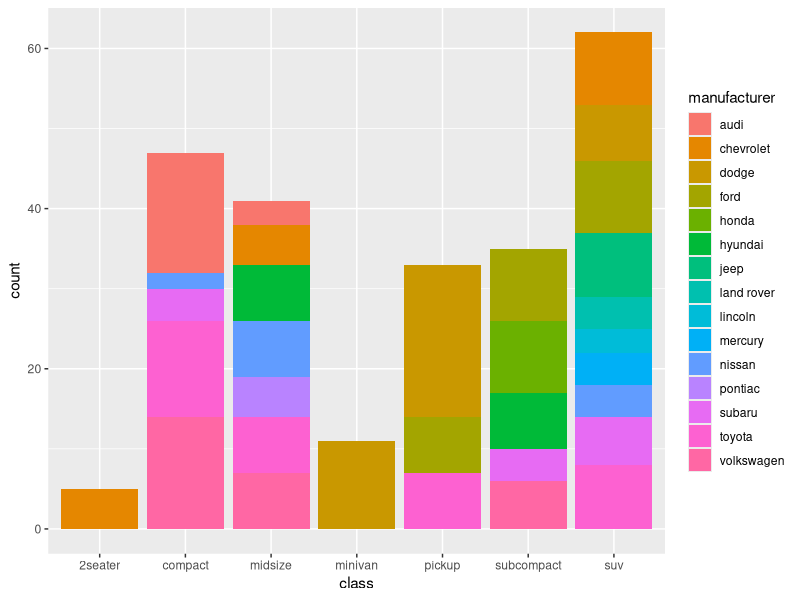
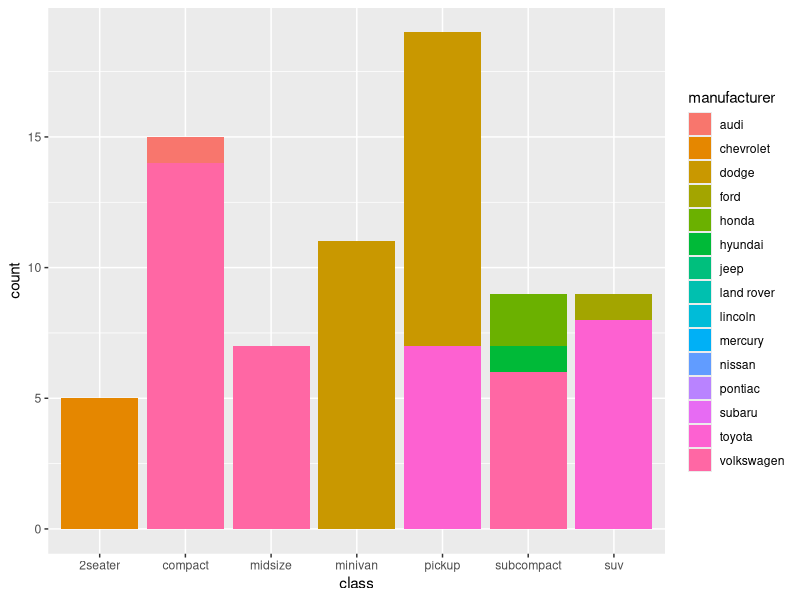
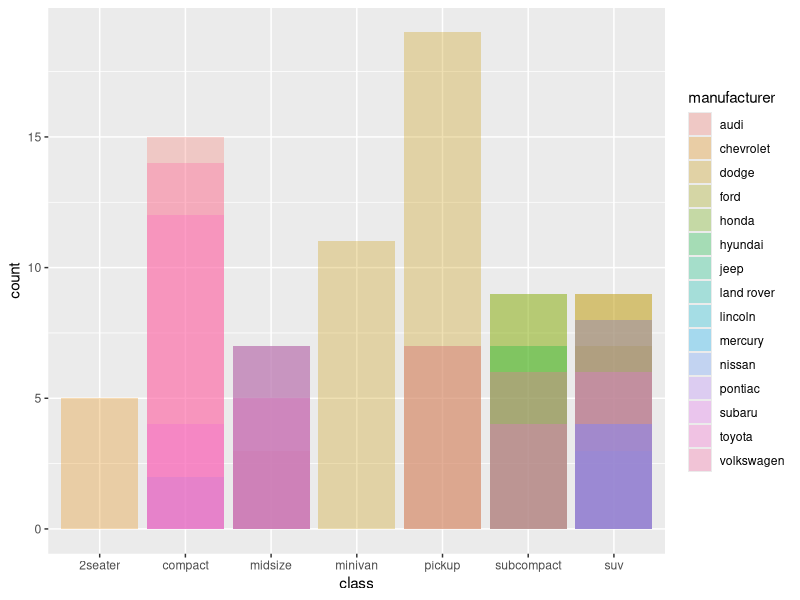
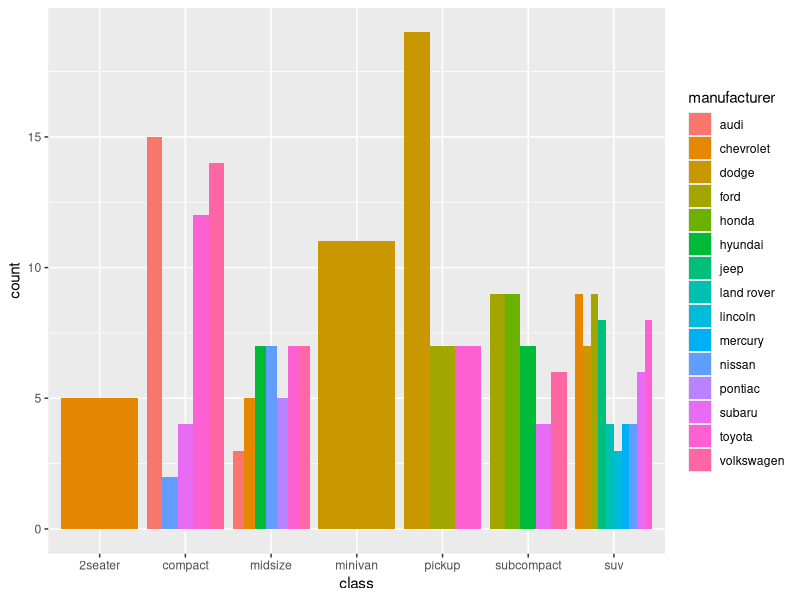
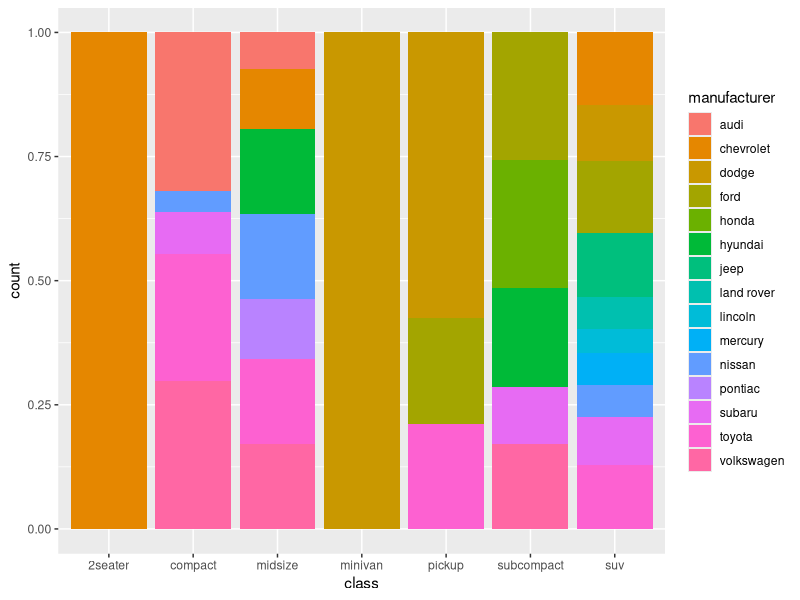
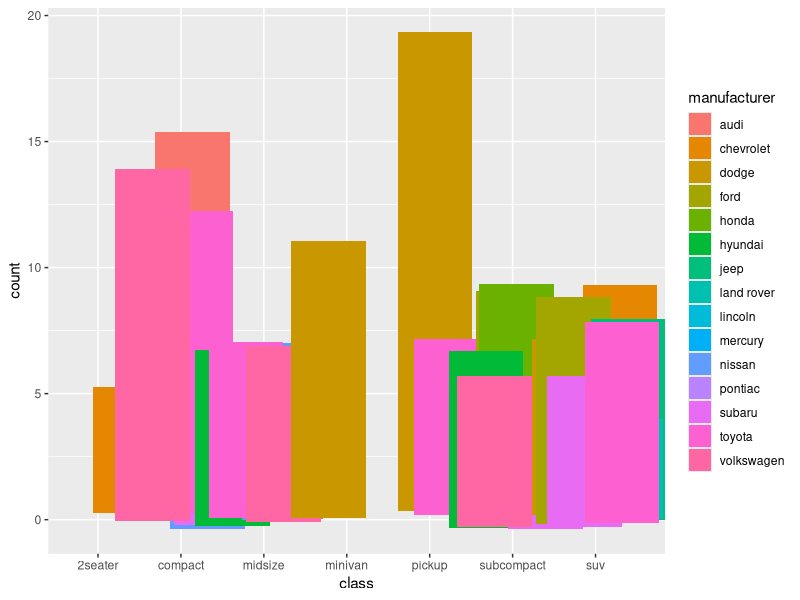
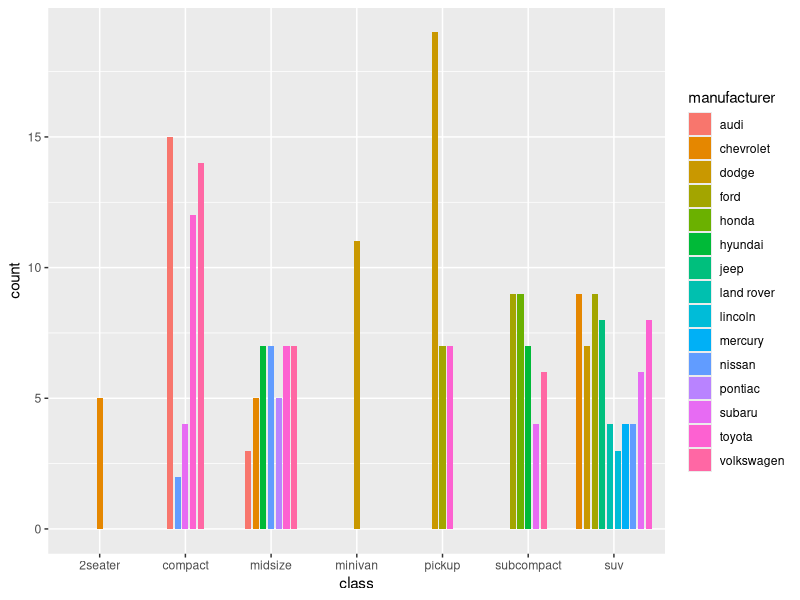
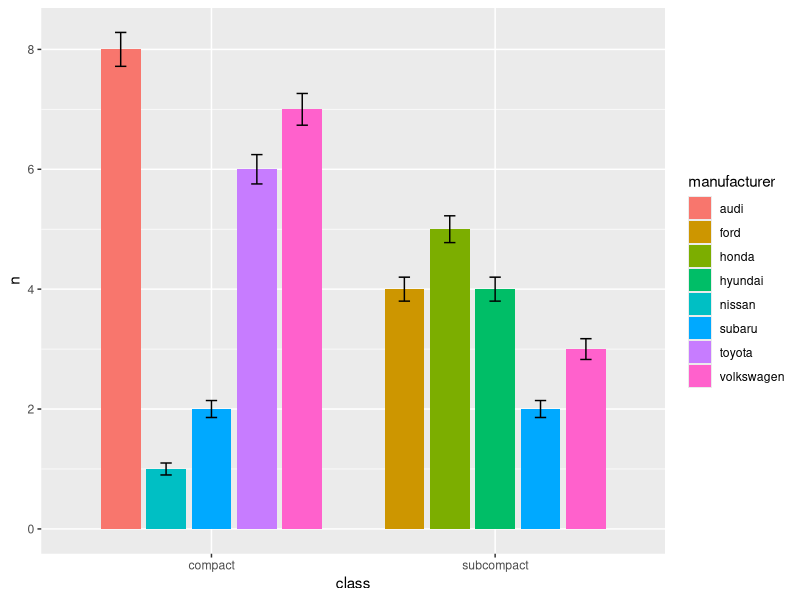

The R source for these figures, in order:
## ---- chunk 1
library(tidyverse)
## ---- chunk 2
ggplot(mpg, aes(class, fill = manufacturer))+
  geom_bar(position="stack")  
## ---- chunk 3
ggplot(mpg, aes(class, fill = manufacturer))+
  geom_bar(position="identity")  
## ---- chunk 4
ggplot(mpg, aes(class, fill = manufacturer))+
  geom_bar(position="identity",alpha=0.3)  
## ---- chunk 5
ggplot(mpg, aes(class, fill = manufacturer))+
  geom_bar(position="dodge")  
## ---- chunk 6
ggplot(mpg, aes(class, fill = manufacturer))+
  geom_bar(position="fill")  
## ---- chunk 7
ggplot(mpg, aes(class, fill = manufacturer))+
  geom_bar(position="jitter")  
## ---- chunk 8
ggplot(mpg, aes(class, fill = manufacturer))+
  geom_bar(position=position_dodge2(preserve="single",padding=0.2),width=0.9)  
## ---- chunk 9
#添加误差线（注：本例只是为了展示效果，没有实际意义）
mpg2<-filter(mpg,class==c("compact","subcompact"))
group_ma<-group_by(mpg2,manufacturer,class)
#detach("package:plyr", unload=TRUE) 
data_sumr<- summarise(group_ma,n=n(),se=n()/(10*sqrt(n())))
data_sumr
## ---- chunk 10
p<-ggplot(data_sumr, aes(class,n,fill = manufacturer))
p1<-p+geom_bar(stat="identity",position = position_dodge(width=0.8), width=0.7)
p1+geom_errorbar(aes(ymin=n-se,ymax=n+se),width=0.2,position = position_dodge(width=0.8))
